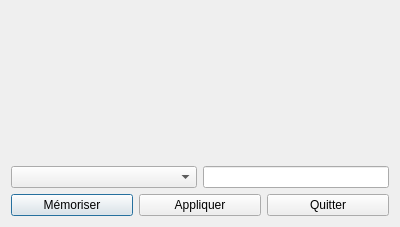
<?xml version="1.0" encoding="UTF-8"?>
<ui version="4.0">
 <class>Dialog</class>
 <widget class="QDialog" name="Dialog">
  <property name="geometry">
   <rect>
    <x>0</x>
    <y>0</y>
    <width>400</width>
    <height>227</height>
   </rect>
  </property>
  <property name="windowTitle">
   <string>Dialog</string>
  </property>
  <layout class="QVBoxLayout" name="verticalLayout_5">
   <item>
    <layout class="QHBoxLayout" name="horizontalLayout_2">
     <item>
      <widget class="QLabel" name="FieldLabel">
       <property name="text">
        <string/>
       </property>
      </widget>
     </item>
     <item>
      <widget class="QLabel" name="ValueLabel">
       <property name="text">
        <string/>
       </property>
      </widget>
     </item>
    </layout>
   </item>
   <item>
    <layout class="QHBoxLayout" name="FieldLayout">
     <item>
      <widget class="QgsFieldComboBox" name="mFieldComboBox">
       <property name="sizePolicy">
        <sizepolicy hsizetype="Expanding" vsizetype="Fixed">
         <horstretch>0</horstretch>
         <verstretch>0</verstretch>
        </sizepolicy>
       </property>
       <property name="statusTip">
        <string/>
       </property>
       <property name="styleSheet">
        <string notr="true"/>
       </property>
       <property name="currentText">
        <string/>
       </property>
      </widget>
     </item>
     <item>
      <widget class="QgsFilterLineEdit" name="inputLine">
       <property name="text">
        <string/>
       </property>
       <property name="showSearchIcon" stdset="0">
        <bool>true</bool>
       </property>
       <property name="qgisRelation" stdset="0">
        <string notr="true"/>
       </property>
      </widget>
     </item>
    </layout>
   </item>
   <item>
    <layout class="QVBoxLayout" name="verticalLayout_2">
     <item>
      <layout class="QHBoxLayout" name="ButtonLayout">
       <item>
        <widget class="QPushButton" name="SaveButton">
         <property name="text">
          <string>Mémoriser</string>
         </property>
        </widget>
       </item>
       <item>
        <widget class="QPushButton" name="ApplyButton">
         <property name="text">
          <string>Appliquer</string>
         </property>
        </widget>
       </item>
       <item>
        <widget class="QPushButton" name="CancelButton">
         <property name="text">
          <string>Quitter</string>
         </property>
        </widget>
       </item>
      </layout>
     </item>
    </layout>
   </item>
  </layout>
 </widget>
 <customwidgets>
  <customwidget>
   <class>QgsFieldComboBox</class>
   <extends>QComboBox</extends>
   <header>qgsfieldcombobox.h</header>
  </customwidget>
  <customwidget>
   <class>QgsFilterLineEdit</class>
   <extends>QLineEdit</extends>
   <header>qgsfilterlineedit.h</header>
  </customwidget>
 </customwidgets>
 <resources/>
 <connections/>
</ui>
